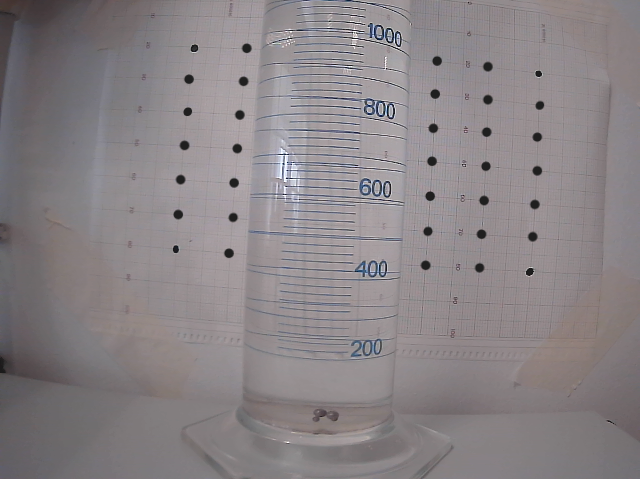
#> input picture testing/frame_distortion.png, 640 x 479 px, given in place of fototest.jpg, which was not available
$ jupyter execute --allow-errors testPoints.ipynb
#> lines starting #> are read from the running program, lines starting #| are printed output that depends on the picture; after the words box and inside, x2 and y2 are one past the last pixel; in counts of white or black regions, pixels touching at a corner belong together; pictures that were not available may be replaced by others from this repository, and a replacement may not be noted
[cell 1]
import os

[cell 2]
os.sys.path

[cell 3]
os.sys.path

[cell 4]
import cv2

[cell 5]
cap = cv2.VideoCapture("fototest.jpg")

[cell 6]
ret, frame=cap.read()
#> frame is the input picture: shape (479, 640, 3); mean B, G, R 134.3, 131.4, 137.5

[cell 7]
cap.release()

[cell 8]
import matplotlib.pyplot as plt
plt.imshow(frame)

[cell 9]
frame_rgb = cv2.cvtColor(frame, cv2.COLOR_BGR2RGB)
plt.imshow(frame_rgb);

[cell 10]
def plotFromFile(file):
    cap = cv2.VideoCapture(file)
    ret, frame = cap.read()
    cap.release()
    frame_rgb = cv2.cvtColor(frame, cv2.COLOR_BGR2RGB)
    plt.imshow(frame_rgb)

[cell 11]
plotFromFile("fototest.jpg")

[cell 12]
def getFromFile(file,info):
#> called with file = 'fototest.jpg', info = 1
    cap = cv2.VideoCapture(file)
    ret, frame = cap.read()
    cap.release()
    frame_rgb = cv2.cvtColor(frame, cv2.COLOR_BGR2RGB)
    if(info):
        print(f'The shape of the image is {frame_rgb.shape}')
#| The shape of the image is (479, 640, 3)
    return frame_rgb

[cell 13]
plt.imshow(getFromFile("fototest.jpg",1))

[cell 14]
def plotFromFile(file):
    img = cv2.imread(file)
    plotOpenCVImage(img)

#> (a cell that did not finish here is left out)

[cell 16]
import numpy as np
image = getFromFile("fototest.jpg",0)
mask = np.zeros(image.shape[:2], dtype=np.uint8)
print(mask)
#> (printed output is left out)

[cell 17]
# then mask the region outside of these four corners
mask_corners = np.array([[0, 0], [0, 1500], [4000, 1500], [4000, 0]])
cv2.drawContours(mask, [mask_corners], -1, 255, -1)
#> mask: shape (479, 640); every value is 255
plt.imshow(mask, cmap='gray');

[cell 18]
masked_image = cv2.bitwise_and(image,image,mask=mask)
plt.imshow(masked_image)

[cell 19]
def MaskImg(file,corners):
    image = getFromFile(file,0)
    mask = np.zeros(image.shape[:2], dtype=np.uint8)#CHIEDI
    mask_corners = np.array(corners)
    cv2.drawContours(mask, [mask_corners], -1, 255, -1)
#     plt.imshow(mask, cmap='gray')
    masked_image = cv2.bitwise_and(image,image,mask=mask)
    plt.imshow(masked_image)
    return masked_image

[cell 20]
img=MaskImg("fototest.jpg",[[0, 0], [0, 1500], [4000, 1500], [4000, 0]])

[cell 21]
hsv_image =  cv2.cvtColor(img, cv2.COLOR_BGR2HSV)
#> hsv_image: shape (479, 640, 3); mean H, S, V 127.6, 13.9, 138.5

[cell 22]
def getLimits(b,g,r,rangeWidth):
    arr = [[[b,g,r]]]
    color = np.uint8(arr)
    hsvColor = cv2.cvtColor(color, cv2.COLOR_BGR2HSV)
    lowerLimit = [hsvColor[0][0][0]-rangeWidth,40,40]
    upperLimit = [hsvColor[0][0][0]+rangeWidth,255,255]
    return [lowerLimit,upperLimit]

[cell 23]
limits = getLimits(255,0,0,20)
lowerLimit = limits[0]
upperLimit = limits[1]

[cell 24]
blue = np.uint8([[[255, 0, 0]]]) #here insert the bgr values which you want to convert to hsv
hsvBlue = cv2.cvtColor(blue, cv2.COLOR_BGR2HSV)
print(hsvBlue)

# lowerLimit = hsvBlue[0][0][0] - 10, 100, 100
# upperLimit = hsvBlue[0][0][0] + 10, 255, 255

print(hsvBlue[0][0][0])

rangeWidth = 20

lowerLimit = [hsvBlue[0][0][0]-rangeWidth,40,40]
upperLimit = [hsvBlue[0][0][0]+rangeWidth,255,255]

print(upperLimit)
print(lowerLimit)

[cell 25]
blue_regions = cv2.inRange(hsv_image, np.array(lowerLimit), np.array(upperLimit))#lower and upper limit are to be enclosed in an np array
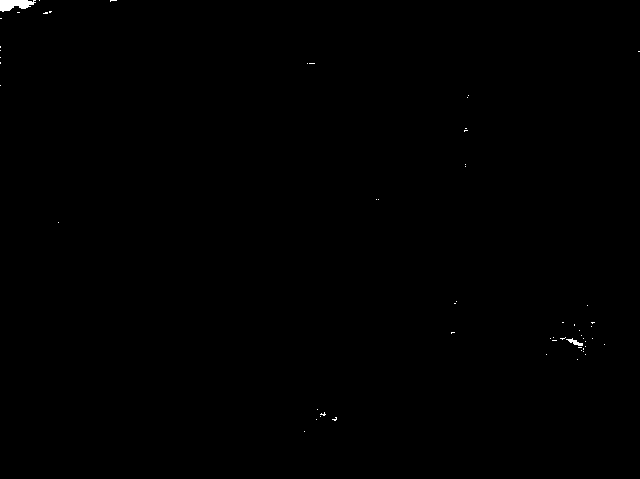
#> blue_regions: shape (479, 640); 0.16% white; 57 white regions (55 under 20 px)
plt.imshow(blue_regions, cmap='gray');

[cell 26]
# plotOpenCVImage(masked_image);
contours, _ = cv2.findContours(blue_regions, cv2.RETR_TREE, cv2.CHAIN_APPROX_SIMPLE)#CHIEDI
#> contours = 57 contours, 55 with area under 20; largest, box (x1, y1, x2, y2) and area: (0, 0, 36, 12) 239, (566, 338, 583, 346) 38
blue_dots_positions = []

for contour in contours:
#   print(f"area = {cv2.contourArea(contour)}")
  if cv2.contourArea(contour) > 100000: # Minimum contour area threshold
     M = cv2.moments(contour)
     print(M)
     center_x = M["m10"] / M["m00"]
     center_y = M["m01"] / M["m00"]#CHIEDI
     print(f"Centroid of green dot: (x, y) = ({center_x:.1f}, {center_y:.1f})")
     plt.scatter(center_x, center_y, color='blue', marker='o', facecolor='none', s=200);#s is the size of the scattered contour
     blue_dots_positions.append([center_x, center_y])
#> this loop made 57 passes
#> contour on passes 1, 2, 4, 6, 7, 8, 9, 10, 11, 12, 13, 14: [[304, 431]], [[316, 419]], [[320, 416]], [[317, 409]], [[577, 359]], [[585, 354]], [[546, 354]], [[583, 351]], [[581, 350]], [[583, 348], [583, 349]], [[578, 347], [581, 347]], [[585, 346]]
#> after the loop, blue_dots_positions = []


$ run again, on testing/frame_refraction.png
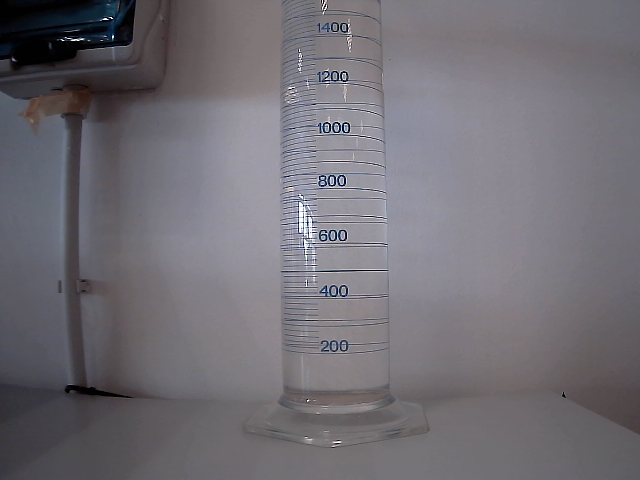
#> input picture testing/frame_refraction.png, 640 x 480 px, given in place of fototest.jpg, which was not available
#> frame is the input picture: shape (480, 640, 3); mean B, G, R 116.9, 110.1, 113.2
#| The shape of the image is (480, 640, 3)
#> (printed output is left out)
#> mask: shape (480, 640); every value is 255
#> hsv_image: shape (480, 640, 3); mean H, S, V 132.5, 21.7, 118.2
#> `blue_regions = cv2.inRange(hsv_image, np.array(lowerLimit), np.array(u..`:
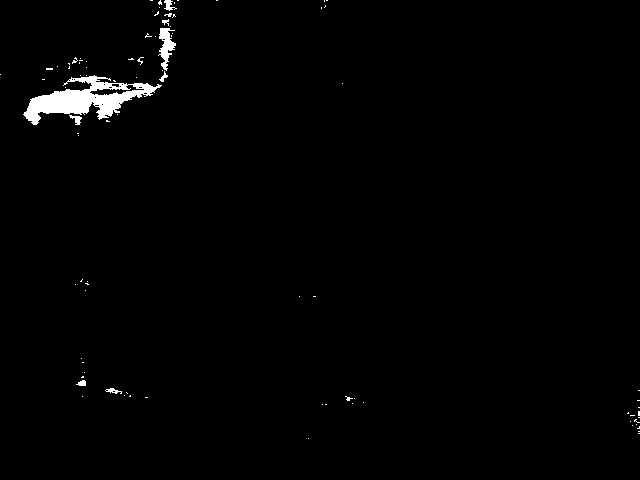
#> blue_regions: shape (480, 640); 1.2% white; 88 white regions (80 under 20 px)
#> contours = 106 contours, 97 with area under 20; largest, box (x1, y1, x2, y2) and area: (23, 75, 162, 125) 2740, (158, 28, 176, 71) 306, (89, 84, 145, 96) 256, (164, 0, 177, 11) 46, (69, 115, 82, 125) 43
#> the loop `for contour in contours: #   print(f"area = {cv2.contourArea(contour)}")` made 106 passes
#> contour on passes 1, 2, 3, 5, 6, 7, 9, 10: [[308, 438]], [[638, 433], [639, 433]], [[638, 431], [639, 431]], [[632, 425]], [[636, 424]], [[630, 421]], [[638, 417], [639, 417]], [[630, 415], [634, 415]]
#> after the loop `for contour in contours:`: blue_dots_positions = []
